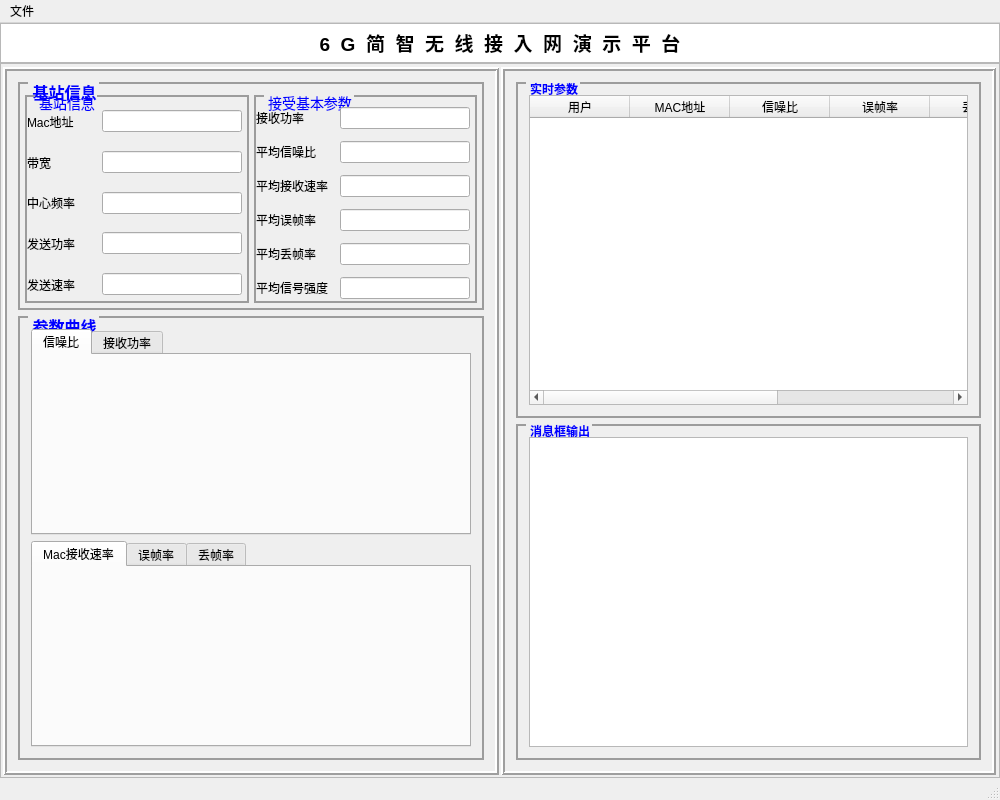
<?xml version="1.0" encoding="UTF-8"?>
<ui version="4.0">
 <class>MainWindow</class>
 <widget class="QMainWindow" name="MainWindow">
  <property name="geometry">
   <rect>
    <x>0</x>
    <y>0</y>
    <width>1000</width>
    <height>800</height>
   </rect>
  </property>
  <property name="windowTitle">
   <string>MainWindow</string>
  </property>
  <property name="styleSheet">
   <string notr="true">&lt;html&gt;&lt;head/&gt;&lt;body&gt;&lt;p&gt;&lt;span style=&quot; font-size:13pt; font-weight:600; color:#0000ff;&quot;&gt;参数信息&lt;/span&gt;&lt;/p&gt;&lt;/body&gt;&lt;/html&gt;</string>
  </property>
  <widget class="QWidget" name="centralWidget">
   <layout class="QVBoxLayout" name="verticalLayout">
    <property name="spacing">
     <number>0</number>
    </property>
    <property name="leftMargin">
     <number>0</number>
    </property>
    <property name="topMargin">
     <number>0</number>
    </property>
    <property name="rightMargin">
     <number>0</number>
    </property>
    <property name="bottomMargin">
     <number>0</number>
    </property>
    <item>
     <widget class="QTextBrowser" name="textBrowser">
      <property name="maximumSize">
       <size>
        <width>16777215</width>
        <height>40</height>
       </size>
      </property>
      <property name="html">
       <string>&lt;!DOCTYPE HTML PUBLIC &quot;-//W3C//DTD HTML 4.0//EN&quot; &quot;http://www.w3.org/TR/REC-html40/strict.dtd&quot;&gt;
&lt;html&gt;&lt;head&gt;&lt;meta name=&quot;qrichtext&quot; content=&quot;1&quot; /&gt;&lt;style type=&quot;text/css&quot;&gt;
p, li { white-space: pre-wrap; }
&lt;/style&gt;&lt;/head&gt;&lt;body style=&quot; font-family:'Ubuntu'; font-size:11pt; font-weight:400; font-style:normal;&quot;&gt;
&lt;p align=&quot;center&quot; style=&quot; margin-top:0px; margin-bottom:0px; margin-left:0px; margin-right:0px; -qt-block-indent:0; text-indent:0px;&quot;&gt;&lt;span style=&quot; font-size:14pt; font-weight:600; color:#000000;&quot;&gt;6  G  简  智  无  线  接  入  网  演  示  平  台&lt;/span&gt;&lt;/p&gt;&lt;/body&gt;&lt;/html&gt;</string>
      </property>
     </widget>
    </item>
    <item>
     <widget class="QFrame" name="frame">
      <property name="frameShape">
       <enum>QFrame::StyledPanel</enum>
      </property>
      <property name="frameShadow">
       <enum>QFrame::Raised</enum>
      </property>
      <layout class="QHBoxLayout" name="horizontalLayout">
       <property name="spacing">
        <number>2</number>
       </property>
       <property name="leftMargin">
        <number>2</number>
       </property>
       <property name="topMargin">
        <number>3</number>
       </property>
       <property name="rightMargin">
        <number>3</number>
       </property>
       <property name="bottomMargin">
        <number>2</number>
       </property>
       <item>
        <widget class="QFrame" name="frame_2">
         <property name="frameShape">
          <enum>QFrame::Box</enum>
         </property>
         <property name="frameShadow">
          <enum>QFrame::Raised</enum>
         </property>
         <property name="lineWidth">
          <number>2</number>
         </property>
         <layout class="QVBoxLayout" name="verticalLayout_2">
          <item>
           <widget class="QGroupBox" name="groupBox">
            <property name="minimumSize">
             <size>
              <width>0</width>
              <height>200</height>
             </size>
            </property>
            <property name="maximumSize">
             <size>
              <width>16777215</width>
              <height>250</height>
             </size>
            </property>
            <property name="styleSheet">
             <string notr="true">QGroupBox {
			font-weight: bold;
			font-size:16px;
            border-color: rgb(156, 156, 156);
            border-width: 2px;
            border-style: solid;
            margin-top: 0.5ex;
        }
QGroupBox::title {
			color:blue;
			
           subcontrol-origin: margin;
            subcontrol-position: top left;
            left: 10px;
            margin-left: 2px;
            padding: 0  0px;
        }</string>
            </property>
            <property name="title">
             <string>基站信息</string>
            </property>
            <layout class="QHBoxLayout" name="horizontalLayout_2">
             <property name="spacing">
              <number>5</number>
             </property>
             <property name="leftMargin">
              <number>5</number>
             </property>
             <property name="topMargin">
              <number>11</number>
             </property>
             <property name="rightMargin">
              <number>5</number>
             </property>
             <property name="bottomMargin">
              <number>5</number>
             </property>
             <item>
              <widget class="QGroupBox" name="groupBox_5">
               <property name="styleSheet">
                <string notr="true">QGroupBox {
			font-weight:normal;
			font-size:14px;
            border-color: rgb(156, 156, 156);
            border-width: 2px;
            border-style: solid;
            margin-top: 0.5ex;
        }
QGroupBox::title {
			color:blue;
			
           subcontrol-origin: margin;
            subcontrol-position: top left;
            left: 10px;
            margin-left: 2px;
            padding: 0  0px;
        }</string>
               </property>
               <property name="title">
                <string>基站信息</string>
               </property>
               <layout class="QVBoxLayout" name="verticalLayout_4">
                <property name="spacing">
                 <number>0</number>
                </property>
                <property name="leftMargin">
                 <number>0</number>
                </property>
                <property name="topMargin">
                 <number>0</number>
                </property>
                <property name="rightMargin">
                 <number>0</number>
                </property>
                <property name="bottomMargin">
                 <number>0</number>
                </property>
                <item>
                 <widget class="QWidget" name="widget_2" native="true">
                  <layout class="QHBoxLayout" name="horizontalLayout_3">
                   <property name="leftMargin">
                    <number>0</number>
                   </property>
                   <property name="topMargin">
                    <number>10</number>
                   </property>
                   <property name="rightMargin">
                    <number>5</number>
                   </property>
                   <property name="bottomMargin">
                    <number>2</number>
                   </property>
                   <item>
                    <widget class="QLabel" name="label">
                     <property name="text">
                      <string>Mac地址</string>
                     </property>
                    </widget>
                   </item>
                   <item>
                    <widget class="QLineEdit" name="lineEdit">
                     <property name="minimumSize">
                      <size>
                       <width>140</width>
                       <height>0</height>
                      </size>
                     </property>
                     <property name="maximumSize">
                      <size>
                       <width>140</width>
                       <height>16777215</height>
                      </size>
                     </property>
                    </widget>
                   </item>
                  </layout>
                 </widget>
                </item>
                <item>
                 <widget class="QWidget" name="widget" native="true">
                  <layout class="QHBoxLayout" name="horizontalLayout_5">
                   <property name="spacing">
                    <number>6</number>
                   </property>
                   <property name="leftMargin">
                    <number>0</number>
                   </property>
                   <property name="topMargin">
                    <number>10</number>
                   </property>
                   <property name="rightMargin">
                    <number>5</number>
                   </property>
                   <property name="bottomMargin">
                    <number>2</number>
                   </property>
                   <item>
                    <widget class="QLabel" name="label_3">
                     <property name="text">
                      <string>带宽</string>
                     </property>
                    </widget>
                   </item>
                   <item>
                    <widget class="QLineEdit" name="lineEdit_3">
                     <property name="minimumSize">
                      <size>
                       <width>140</width>
                       <height>0</height>
                      </size>
                     </property>
                     <property name="maximumSize">
                      <size>
                       <width>140</width>
                       <height>16777215</height>
                      </size>
                     </property>
                    </widget>
                   </item>
                  </layout>
                 </widget>
                </item>
                <item>
                 <widget class="QWidget" name="widget_5" native="true">
                  <layout class="QHBoxLayout" name="horizontalLayout_6">
                   <property name="leftMargin">
                    <number>0</number>
                   </property>
                   <property name="topMargin">
                    <number>10</number>
                   </property>
                   <property name="rightMargin">
                    <number>5</number>
                   </property>
                   <property name="bottomMargin">
                    <number>2</number>
                   </property>
                   <item>
                    <widget class="QLabel" name="label_4">
                     <property name="text">
                      <string>中心频率</string>
                     </property>
                    </widget>
                   </item>
                   <item>
                    <widget class="QLineEdit" name="lineEdit_4">
                     <property name="minimumSize">
                      <size>
                       <width>140</width>
                       <height>0</height>
                      </size>
                     </property>
                     <property name="maximumSize">
                      <size>
                       <width>140</width>
                       <height>16777215</height>
                      </size>
                     </property>
                    </widget>
                   </item>
                  </layout>
                 </widget>
                </item>
                <item>
                 <widget class="QWidget" name="widget_6" native="true">
                  <layout class="QHBoxLayout" name="horizontalLayout_7">
                   <property name="leftMargin">
                    <number>0</number>
                   </property>
                   <property name="topMargin">
                    <number>10</number>
                   </property>
                   <property name="rightMargin">
                    <number>5</number>
                   </property>
                   <property name="bottomMargin">
                    <number>2</number>
                   </property>
                   <item>
                    <widget class="QLabel" name="label_5">
                     <property name="text">
                      <string>发送功率</string>
                     </property>
                    </widget>
                   </item>
                   <item>
                    <widget class="QLineEdit" name="lineEdit_5">
                     <property name="minimumSize">
                      <size>
                       <width>140</width>
                       <height>0</height>
                      </size>
                     </property>
                     <property name="maximumSize">
                      <size>
                       <width>140</width>
                       <height>16777215</height>
                      </size>
                     </property>
                    </widget>
                   </item>
                  </layout>
                 </widget>
                </item>
                <item>
                 <widget class="QWidget" name="widget_9" native="true">
                  <layout class="QHBoxLayout" name="horizontalLayout_11">
                   <property name="leftMargin">
                    <number>0</number>
                   </property>
                   <property name="topMargin">
                    <number>10</number>
                   </property>
                   <property name="rightMargin">
                    <number>5</number>
                   </property>
                   <property name="bottomMargin">
                    <number>2</number>
                   </property>
                   <item>
                    <widget class="QLabel" name="label_9">
                     <property name="text">
                      <string>发送速率</string>
                     </property>
                    </widget>
                   </item>
                   <item>
                    <widget class="QLineEdit" name="lineEdit_9">
                     <property name="minimumSize">
                      <size>
                       <width>140</width>
                       <height>0</height>
                      </size>
                     </property>
                     <property name="maximumSize">
                      <size>
                       <width>140</width>
                       <height>16777215</height>
                      </size>
                     </property>
                    </widget>
                   </item>
                  </layout>
                 </widget>
                </item>
               </layout>
              </widget>
             </item>
             <item>
              <widget class="QGroupBox" name="groupBox_6">
               <property name="styleSheet">
                <string notr="true">QGroupBox {
			font-weight:normal;
			font-size:14px;
            border-color: rgb(156, 156, 156);
            border-width: 2px;
            border-style: solid;
            margin-top: 0.5ex;
        }
QGroupBox::title {
			color:blue;
			
           subcontrol-origin: margin;
            subcontrol-position: top left;
            left: 10px;
            margin-left: 2px;
            padding: 0  0px;
        }</string>
               </property>
               <property name="title">
                <string>接受基本参数</string>
               </property>
               <layout class="QVBoxLayout" name="verticalLayout_5">
                <property name="spacing">
                 <number>0</number>
                </property>
                <property name="leftMargin">
                 <number>0</number>
                </property>
                <property name="topMargin">
                 <number>0</number>
                </property>
                <property name="rightMargin">
                 <number>0</number>
                </property>
                <property name="bottomMargin">
                 <number>0</number>
                </property>
                <item>
                 <widget class="QWidget" name="widget_3" native="true">
                  <layout class="QHBoxLayout" name="horizontalLayout_4">
                   <property name="leftMargin">
                    <number>0</number>
                   </property>
                   <property name="topMargin">
                    <number>10</number>
                   </property>
                   <property name="rightMargin">
                    <number>5</number>
                   </property>
                   <property name="bottomMargin">
                    <number>2</number>
                   </property>
                   <item>
                    <widget class="QLabel" name="label_2">
                     <property name="text">
                      <string>接收功率</string>
                     </property>
                    </widget>
                   </item>
                   <item>
                    <widget class="QLineEdit" name="lineEdit_2">
                     <property name="minimumSize">
                      <size>
                       <width>130</width>
                       <height>0</height>
                      </size>
                     </property>
                     <property name="maximumSize">
                      <size>
                       <width>130</width>
                       <height>16777215</height>
                      </size>
                     </property>
                    </widget>
                   </item>
                  </layout>
                 </widget>
                </item>
                <item>
                 <widget class="QWidget" name="widget_4" native="true">
                  <layout class="QHBoxLayout" name="horizontalLayout_8">
                   <property name="leftMargin">
                    <number>0</number>
                   </property>
                   <property name="topMargin">
                    <number>10</number>
                   </property>
                   <property name="rightMargin">
                    <number>5</number>
                   </property>
                   <property name="bottomMargin">
                    <number>2</number>
                   </property>
                   <item>
                    <widget class="QLabel" name="label_6">
                     <property name="text">
                      <string>平均信噪比</string>
                     </property>
                    </widget>
                   </item>
                   <item>
                    <widget class="QLineEdit" name="lineEdit_6">
                     <property name="minimumSize">
                      <size>
                       <width>130</width>
                       <height>0</height>
                      </size>
                     </property>
                     <property name="maximumSize">
                      <size>
                       <width>130</width>
                       <height>16777215</height>
                      </size>
                     </property>
                    </widget>
                   </item>
                  </layout>
                 </widget>
                </item>
                <item>
                 <widget class="QWidget" name="widget_7" native="true">
                  <layout class="QHBoxLayout" name="horizontalLayout_9">
                   <property name="leftMargin">
                    <number>0</number>
                   </property>
                   <property name="topMargin">
                    <number>10</number>
                   </property>
                   <property name="rightMargin">
                    <number>5</number>
                   </property>
                   <property name="bottomMargin">
                    <number>2</number>
                   </property>
                   <item>
                    <widget class="QLabel" name="label_7">
                     <property name="text">
                      <string>平均接收速率</string>
                     </property>
                    </widget>
                   </item>
                   <item>
                    <widget class="QLineEdit" name="lineEdit_7">
                     <property name="minimumSize">
                      <size>
                       <width>130</width>
                       <height>0</height>
                      </size>
                     </property>
                     <property name="maximumSize">
                      <size>
                       <width>130</width>
                       <height>16777215</height>
                      </size>
                     </property>
                    </widget>
                   </item>
                  </layout>
                 </widget>
                </item>
                <item>
                 <widget class="QWidget" name="widget_8" native="true">
                  <layout class="QHBoxLayout" name="horizontalLayout_10">
                   <property name="leftMargin">
                    <number>0</number>
                   </property>
                   <property name="topMargin">
                    <number>10</number>
                   </property>
                   <property name="rightMargin">
                    <number>5</number>
                   </property>
                   <property name="bottomMargin">
                    <number>2</number>
                   </property>
                   <item>
                    <widget class="QLabel" name="label_8">
                     <property name="text">
                      <string>平均误帧率</string>
                     </property>
                    </widget>
                   </item>
                   <item>
                    <widget class="QLineEdit" name="lineEdit_8">
                     <property name="minimumSize">
                      <size>
                       <width>130</width>
                       <height>0</height>
                      </size>
                     </property>
                     <property name="maximumSize">
                      <size>
                       <width>130</width>
                       <height>16777215</height>
                      </size>
                     </property>
                    </widget>
                   </item>
                  </layout>
                 </widget>
                </item>
                <item>
                 <widget class="QWidget" name="widget_10" native="true">
                  <layout class="QHBoxLayout" name="horizontalLayout_12">
                   <property name="leftMargin">
                    <number>0</number>
                   </property>
                   <property name="topMargin">
                    <number>10</number>
                   </property>
                   <property name="rightMargin">
                    <number>5</number>
                   </property>
                   <property name="bottomMargin">
                    <number>2</number>
                   </property>
                   <item>
                    <widget class="QLabel" name="label_10">
                     <property name="text">
                      <string>平均丢帧率</string>
                     </property>
                    </widget>
                   </item>
                   <item>
                    <widget class="QLineEdit" name="lineEdit_10">
                     <property name="minimumSize">
                      <size>
                       <width>130</width>
                       <height>0</height>
                      </size>
                     </property>
                     <property name="maximumSize">
                      <size>
                       <width>130</width>
                       <height>16777215</height>
                      </size>
                     </property>
                    </widget>
                   </item>
                  </layout>
                 </widget>
                </item>
                <item>
                 <widget class="QWidget" name="widget_11" native="true">
                  <layout class="QHBoxLayout" name="horizontalLayout_13">
                   <property name="leftMargin">
                    <number>0</number>
                   </property>
                   <property name="topMargin">
                    <number>10</number>
                   </property>
                   <property name="rightMargin">
                    <number>5</number>
                   </property>
                   <property name="bottomMargin">
                    <number>2</number>
                   </property>
                   <item>
                    <widget class="QLabel" name="label_11">
                     <property name="text">
                      <string>平均信号强度</string>
                     </property>
                    </widget>
                   </item>
                   <item>
                    <widget class="QLineEdit" name="lineEdit_11">
                     <property name="minimumSize">
                      <size>
                       <width>130</width>
                       <height>0</height>
                      </size>
                     </property>
                     <property name="maximumSize">
                      <size>
                       <width>130</width>
                       <height>16777215</height>
                      </size>
                     </property>
                    </widget>
                   </item>
                  </layout>
                 </widget>
                </item>
               </layout>
              </widget>
             </item>
            </layout>
           </widget>
          </item>
          <item>
           <widget class="QGroupBox" name="groupBox_2">
            <property name="styleSheet">
             <string notr="true">QGroupBox {
			font-weight: bold;
			font-size:16px;
            border-color: rgb(156, 156, 156);
            border-width: 2px;
            border-style: solid;
            margin-top: 0.5ex;
        }
QGroupBox::title {
			color:blue;
			
           subcontrol-origin: margin;
            subcontrol-position: top left;
            left: 10px;
            margin-left: 2px;
            padding: 0  0px;
        }</string>
            </property>
            <property name="title">
             <string>参数曲线</string>
            </property>
            <layout class="QVBoxLayout" name="verticalLayout_8">
             <property name="topMargin">
              <number>11</number>
             </property>
             <item>
              <widget class="QTabWidget" name="tabWidget">
               <property name="currentIndex">
                <number>0</number>
               </property>
               <widget class="QWidget" name="tab">
                <attribute name="title">
                 <string>信噪比</string>
                </attribute>
               </widget>
               <widget class="QWidget" name="tab_2">
                <attribute name="title">
                 <string>接收功率</string>
                </attribute>
               </widget>
              </widget>
             </item>
             <item>
              <widget class="QTabWidget" name="tabWidget_2">
               <property name="currentIndex">
                <number>0</number>
               </property>
               <widget class="QWidget" name="tab_3">
                <attribute name="title">
                 <string>Mac接收速率</string>
                </attribute>
               </widget>
               <widget class="QWidget" name="tab_4">
                <attribute name="title">
                 <string>误帧率</string>
                </attribute>
               </widget>
               <widget class="QWidget" name="tab_5">
                <attribute name="title">
                 <string>丢帧率</string>
                </attribute>
               </widget>
              </widget>
             </item>
            </layout>
           </widget>
          </item>
         </layout>
        </widget>
       </item>
       <item>
        <widget class="QFrame" name="frame_3">
         <property name="frameShape">
          <enum>QFrame::Box</enum>
         </property>
         <property name="frameShadow">
          <enum>QFrame::Raised</enum>
         </property>
         <property name="lineWidth">
          <number>2</number>
         </property>
         <layout class="QVBoxLayout" name="verticalLayout_3">
          <item>
           <widget class="QGroupBox" name="groupBox_3">
            <property name="styleSheet">
             <string notr="true">QGroupBox {
			  font-weight:bold;
            border-color: rgb(156, 156, 156);
            border-width: 2px;
            border-style: solid;
            margin-top: 0.5ex;
        }
QGroupBox::title {
			color:blue;
           subcontrol-origin: margin;
            subcontrol-position: top left;
            left: 10px;
            margin-left: 2px;
            padding: 0  0px;
        }</string>
            </property>
            <property name="title">
             <string>实时参数</string>
            </property>
            <layout class="QVBoxLayout" name="verticalLayout_6">
             <property name="topMargin">
              <number>11</number>
             </property>
             <item>
              <widget class="QTableWidget" name="tableWidget">
               <column>
                <property name="text">
                 <string>用户</string>
                </property>
               </column>
               <column>
                <property name="text">
                 <string>MAC地址</string>
                </property>
               </column>
               <column>
                <property name="text">
                 <string>信噪比</string>
                </property>
               </column>
               <column>
                <property name="text">
                 <string>误帧率</string>
                </property>
               </column>
               <column>
                <property name="text">
                 <string>丢帧率</string>
                </property>
               </column>
               <column>
                <property name="text">
                 <string>信号功率</string>
                </property>
               </column>
               <column>
                <property name="text">
                 <string>接收速率</string>
                </property>
               </column>
              </widget>
             </item>
            </layout>
           </widget>
          </item>
          <item>
           <widget class="QGroupBox" name="groupBox_4">
            <property name="styleSheet">
             <string notr="true">QGroupBox {
			  font-weight:bold;
            border-color: rgb(156, 156, 156);
            border-width: 2px;
            border-style: solid;
            margin-top: 0.5ex;
        }
QGroupBox::title {
			color:blue;
           subcontrol-origin: margin;
            subcontrol-position: top left;
            left: 10px;
            margin-left: 2px;
            padding: 0  0px;
        }</string>
            </property>
            <property name="title">
             <string>消息框输出</string>
            </property>
            <layout class="QVBoxLayout" name="verticalLayout_7">
             <property name="topMargin">
              <number>11</number>
             </property>
             <item>
              <widget class="QTextBrowser" name="eNB_one_output"/>
             </item>
            </layout>
           </widget>
          </item>
         </layout>
        </widget>
       </item>
      </layout>
     </widget>
    </item>
   </layout>
  </widget>
  <widget class="QMenuBar" name="menuBar">
   <property name="geometry">
    <rect>
     <x>0</x>
     <y>0</y>
     <width>1000</width>
     <height>25</height>
    </rect>
   </property>
   <widget class="QMenu" name="menu">
    <property name="title">
     <string>文件</string>
    </property>
    <addaction name="action"/>
    <addaction name="action_2"/>
   </widget>
   <addaction name="menu"/>
  </widget>
  <widget class="QStatusBar" name="statusBar"/>
  <action name="action">
   <property name="text">
    <string>保存</string>
   </property>
  </action>
  <action name="action_2">
   <property name="text">
    <string>新建
</string>
   </property>
  </action>
 </widget>
 <layoutdefault spacing="6" margin="11"/>
 <resources/>
 <connections/>
</ui>
